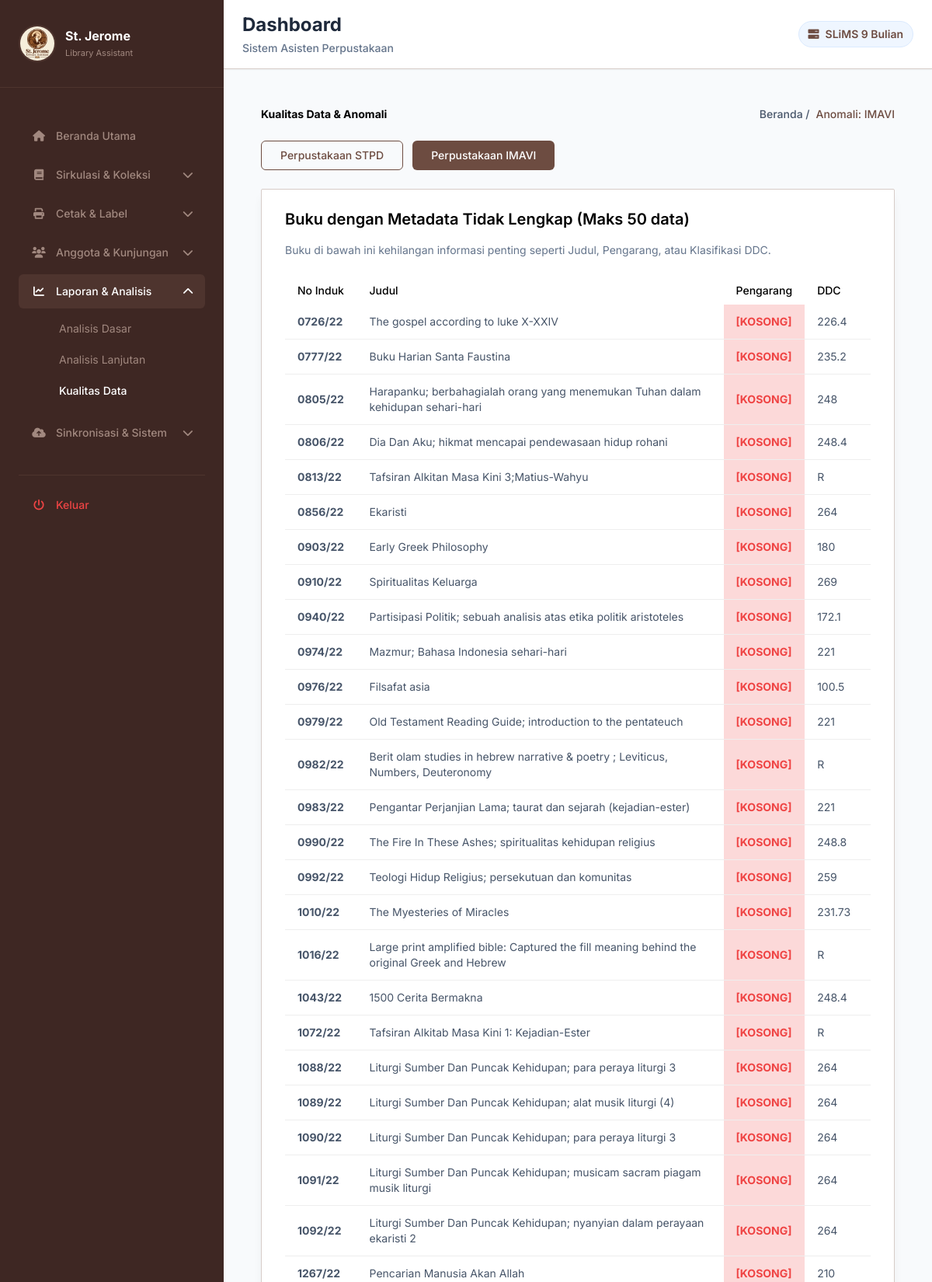
/anomali (signed in, upper part), run on the app's committed database.
### tables this page shows
CREATE TABLE buku (
        id INTEGER PRIMARY KEY AUTOINCREMENT,
        no_induk TEXT UNIQUE NOT NULL,
        judul TEXT NOT NULL,
        gmd TEXT DEFAULT 'Text',
        edisi TEXT,
        isbn TEXT,
        penerbit TEXT,
        tahun_terbit TEXT,
        deskripsi_fisik TEXT,
        judul_seri TEXT,
        klasifikasi TEXT,
        cutter TEXT,
        huruf_judul TEXT,
        bahasa TEXT DEFAULT 'Indonesia',
        tempat_terbit TEXT,
        copy_ke INTEGER DEFAULT 1,
        catatan TEXT,
        pengarang TEXT,
        subjek TEXT,
        status_buku TEXT DEFAULT 'BELI',
        lokasi TEXT DEFAULT 'STPD',
        tgl_terima TEXT
    , gambar_sampul TEXT, is_reference_only INTEGER DEFAULT 0);

### app.py (the view)
@app.route('/anomali')
@login_required
def anomali():
    lokasi = request.args.get('lokasi', 'IMAVI')
    conn = database.get_db_connection()
    metadata_cacat = conn.execute("""
        SELECT no_induk, judul, pengarang, klasifikasi
        FROM buku
        WHERE lokasi = ? AND
        (klasifikasi IS NULL OR klasifikasi = '' OR pengarang IS NULL OR pengarang = '' OR judul IS NULL OR judul = '')
        LIMIT 50
    """, (lokasi,)).fetchall()
    page = int(request.args.get('page', 1))
    per_page = 5
    offset = (page - 1) * per_page
    total_anomalies_query = conn.execute("""
        SELECT COUNT(DISTINCT judul) FROM buku
        WHERE lokasi = ? AND klasifikasi != ''
        GROUP BY judul
        HAVING COUNT(DISTINCT klasifikasi) > 1
    """, (lokasi,)).fetchall()
    total_pages = (len(total_anomalies_query) // per_page) + (1 if len(total_anomalies_query) % per_page > 0 else 0)
    titles_with_inconsistency = conn.execute("""
        SELECT judul FROM buku
        WHERE lokasi = ? AND klasifikasi != ''
        GROUP BY judul
        HAVING COUNT(DISTINCT klasifikasi) > 1
        LIMIT ? OFFSET ?
    """, (lokasi, per_page, offset)).fetchall()
    inkonsistensi_dict = {}
    for t in titles_with_inconsistency:
        judul = t['judul']
        exemplars = conn.execute("""
            SELECT no_induk, judul, klasifikasi, pengarang, penerbit, tahun_terbit,
                   TRIM(klasifikasi || ' ' || COALESCE(cutter, '') || ' ' || COALESCE(huruf_judul, '')) as no_panggil
            FROM buku
            WHERE judul = ? AND lokasi = ?
            ORDER BY no_induk
        """, (judul, lokasi)).fetchall()
        inkonsistensi_dict[judul] = [dict(e) for e in exemplars]
    return render_template('anomali.html', lokasi=lokasi, metadata_cacat=metadata_cacat, inkonsistensi_dict=inkonsistensi_dict, page=page, total_pages=total_pages)

### app.py (called while the page is built)
def login_required(f):
    @wraps(f)
    def decorated_function(*args, **kwargs):
        if 'logged_in' not in session:
            return redirect(url_for('login', next=request.url))
        return f(*args, **kwargs)
    return decorated_function

### database.py (called while the page is built)
def get_db_connection():
    conn = sqlite3.connect(DB_NAME)
    conn.row_factory = sqlite3.Row
    return conn

### templates/anomali.html (shortened to what this page needs)
{% extends 'layout.html' %}
{% block content %}
<div class="mx-auto max-w-screen-2xl p-4 md:p-6 2xl:p-10">
    <div class="mb-6 flex flex-col gap-3 sm:flex-row sm:items-center sm:justify-between">
        <h2 class="text-title-md2 font-bold text-black dark:text-white">
            Kualitas Data & Anomali
        </h2>
        <nav>
            <ol class="flex items-center gap-2">
                <li><a class="font-medium" href="/">Beranda /</a></li>
                <li class="font-medium text-primary">Anomali: {{ lokasi }}</li>
            </ol>
        </nav>
    </div>
    <div class="mb-6 flex flex-wrap gap-3">
        <a href="/anomali?lokasi=STPD" class="inline-flex items-center justify-center rounded-md {% if lokasi == 'STPD' %}bg-primary text-white{% else %}border border-primary text-primary hover:bg-gray-2{% endif %} py-2 px-6 text-center font-medium">
            Perpustakaan STPD
        </a>
        <a href="/anomali?lokasi=IMAVI" class="inline-flex items-center justify-center rounded-md {% if lokasi == 'IMAVI' %}bg-primary text-white{% else %}border border-primary text-primary hover:bg-gray-2{% endif %} py-2 px-6 text-center font-medium">
            Perpustakaan IMAVI
        </a>
    </div>
    <div class="grid grid-cols-1 gap-4 md:mt-6 md:gap-6 2xl:mt-7.5 2xl:gap-7.5">
        <div class="rounded-sm border border-stroke bg-white px-5 pt-6 pb-2.5 shadow-default sm:px-7.5 xl:pb-1">
            <h4 class="mb-4 text-xl font-semibold text-black">
                Buku dengan Metadata Tidak Lengkap (Maks 50 data)
            </h4>
            <p class="text-sm text-slate-500 mb-6">Buku di bawah ini kehilangan informasi penting seperti Judul, Pengarang, atau Klasifikasi DDC.</p>
            <div class="max-w-full overflow-x-auto">
                <table class="w-full table-auto text-sm">
                    <thead>
                        <tr class="bg-gray-2 text-left">
                            <th class="py-2 px-4 font-medium text-black">No Induk</th>
                            <th class="py-2 px-4 font-medium text-black">Judul</th>
                            <th class="py-2 px-4 font-medium text-black">Pengarang</th>
                            <th class="py-2 px-4 font-medium text-black">DDC</th>
                        </tr>
                    </thead>
                    <tbody>
                        {% for b in metadata_cacat %}
                        <tr>
                            <td class="border-b border-[#eee] py-3 px-4 font-bold">{{ b.no_induk }}</td>
                            <td class="border-b border-[#eee] py-3 px-4 {% if not b.judul %}bg-danger/20 text-danger font-bold{% endif %}">{{ b.judul or '[KOSONG]' }}</td>
                            <td class="border-b border-[#eee] py-3 px-4 {% if not b.pengarang %}bg-danger/20 text-danger font-bold{% endif %}">{{ b.pengarang or '[KOSONG]' }}</td>
                            <td class="border-b border-[#eee] py-3 px-4 {% if not b.klasifikasi %}bg-danger/20 text-danger font-bold{% endif %}">{{ b.klasifikasi or '[KOSONG]' }}</td>
                        </tr>
                        {% else %}
                        <tr>
                            <td colspan="4" class="text-center py-4 text-slate-500">Hebat! Tidak ada metadata yang cacat di perpustakaan ini.</td>
                        </tr>
                        {% endfor %}
                    </tbody>
                </table>
            </div>
        </div>
    </div>
</div>
{% endblock %}

### static/css/style.css (style rules this page uses)
:root { --navy: #0f172a; --navy-mid: #1e293b; --navy-light: #334155; --accent: #3b82f6; --accent-dark: #2563eb; --success: #10b981; --warning: #f59e0b; --danger: #ef4444; --bg: #f1f5f9; --card-bg: #ffffff; --text-main: #0f172a; --text-muted: #64748b; --border: #e2e8f0; --sidebar-w: 260px; }
* { box-sizing: border-box; margin: 0; padding: 0; }
body { font-family: 'Inter', sans-serif; background-color: var(--bg); color: var(--text-main); display: flex; min-height: 100vh; overflow-x: hidden; }

### data on the page
buku: no_induk "0726/22", judul "The gospel according to luke X-XXIV", pengarang "[KOSONG]", klasifikasi "226.4"
buku: no_induk "0777/22", judul "Buku Harian Santa Faustina", pengarang "[KOSONG]", klasifikasi "235.2"
buku: no_induk "0805/22", judul "Harapanku; berbahagialah orang yang menemukan Tuhan dalam kehidupan sehari-hari", pengarang "[KOSONG]", klasifikasi "248"
buku: no_induk "0806/22", judul "Dia Dan Aku; hikmat mencapai pendewasaan hidup rohani", pengarang "[KOSONG]", klasifikasi "248.4"
buku: no_induk "0813/22", judul "Tafsiran Alkitan Masa Kini 3;Matius-Wahyu", pengarang "[KOSONG]", klasifikasi "R"
buku: no_induk "0856/22", judul "Ekaristi", pengarang "[KOSONG]", klasifikasi "264"
buku: no_induk "0903/22", judul "Early Greek Philosophy", pengarang "[KOSONG]", klasifikasi "180"
buku: no_induk "0910/22", judul "Spiritualitas Keluarga", pengarang "[KOSONG]", klasifikasi "269"
buku: no_induk "0940/22", judul "Partisipasi Politik; sebuah analisis atas etika politik aristoteles", pengarang "[KOSONG]", klasifikasi "172.1"
buku: no_induk "0974/22", judul "Mazmur; Bahasa Indonesia sehari-hari", pengarang "[KOSONG]", klasifikasi "221"
buku: no_induk "0976/22", judul "Filsafat asia", pengarang "[KOSONG]", klasifikasi "100.5"
buku: no_induk "0979/22", judul "Old Testament Reading Guide; introduction to the pentateuch", pengarang "[KOSONG]", klasifikasi "221"
buku: no_induk "0982/22", judul "Berit olam studies in hebrew narrative & poetry ; Leviticus, Numbers, Deuteronomy", pengarang "[KOSONG]", klasifikasi "R"
buku: no_induk "0983/22", judul "Pengantar Perjanjian Lama; taurat dan sejarah (kejadian-ester)", pengarang "[KOSONG]", klasifikasi "221"
buku: no_induk "0990/22", judul "The Fire In These Ashes; spiritualitas kehidupan religius", pengarang "[KOSONG]", klasifikasi "248.8"
buku: no_induk "0992/22", judul "Teologi Hidup Religius; persekutuan dan komunitas", pengarang "[KOSONG]", klasifikasi "259"
buku: no_induk "1010/22", judul "The Myesteries of Miracles", pengarang "[KOSONG]", klasifikasi "231.73"
buku: no_induk "1016/22", judul "Large print amplified bible: Captured the fill meaning behind the original Greek and Hebrew", pengarang "[KOSONG]", klasifikasi "R"
buku: no_induk "1043/22", judul "1500 Cerita Bermakna", pengarang "[KOSONG]", klasifikasi "248.4"
buku: no_induk "1072/22", judul "Tafsiran Alkitab Masa Kini 1: Kejadian-Ester", pengarang "[KOSONG]", klasifikasi "R"
buku: no_induk "1088/22", judul "Liturgi Sumber Dan Puncak Kehidupan; para peraya liturgi 3", pengarang "[KOSONG]", klasifikasi "264"
buku: no_induk "1089/22", judul "Liturgi Sumber Dan Puncak Kehidupan; alat musik liturgi (4)", pengarang "[KOSONG]", klasifikasi "264"
buku: no_induk "1090/22", judul "Liturgi Sumber Dan Puncak Kehidupan; para peraya liturgi 3", pengarang "[KOSONG]", klasifikasi "264"
buku: no_induk "1091/22", judul "Liturgi Sumber Dan Puncak Kehidupan; musicam sacram piagam musik liturgi", pengarang "[KOSONG]", klasifikasi "264"
buku: no_induk "1092/22", judul "Liturgi Sumber Dan Puncak Kehidupan; nyanyian dalam perayaan ekaristi 2", pengarang "[KOSONG]", klasifikasi "264"
buku: no_induk "1267/22", judul "Pencarian Manusia Akan Allah", pengarang "[KOSONG]", klasifikasi "210"

### other printed values
{{ lokasi }} "IMAVI"
